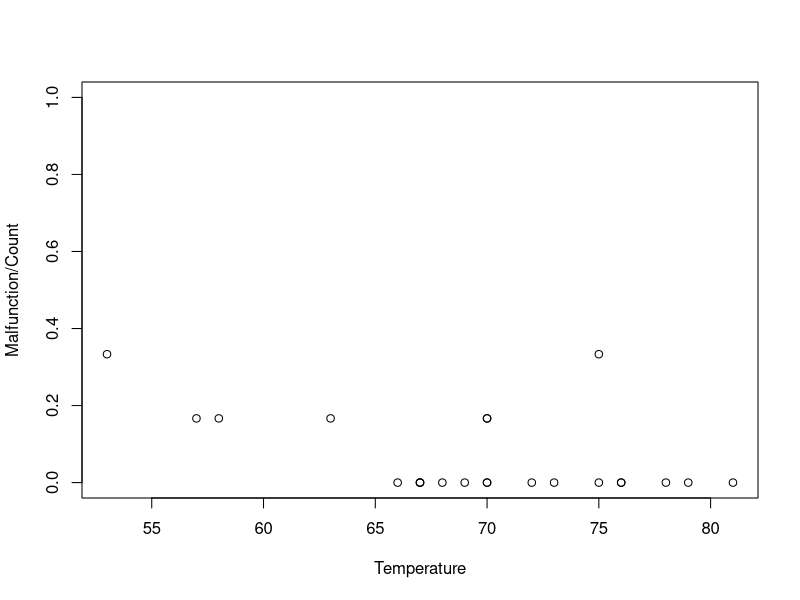
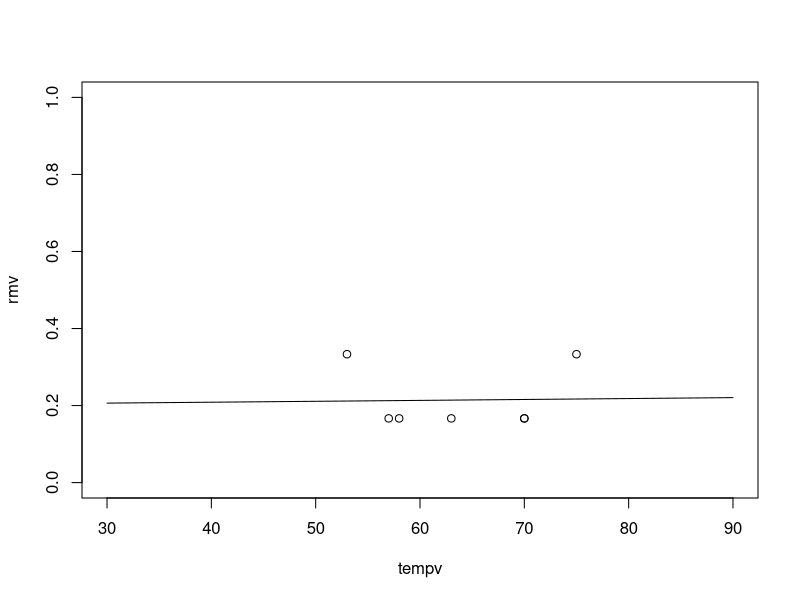
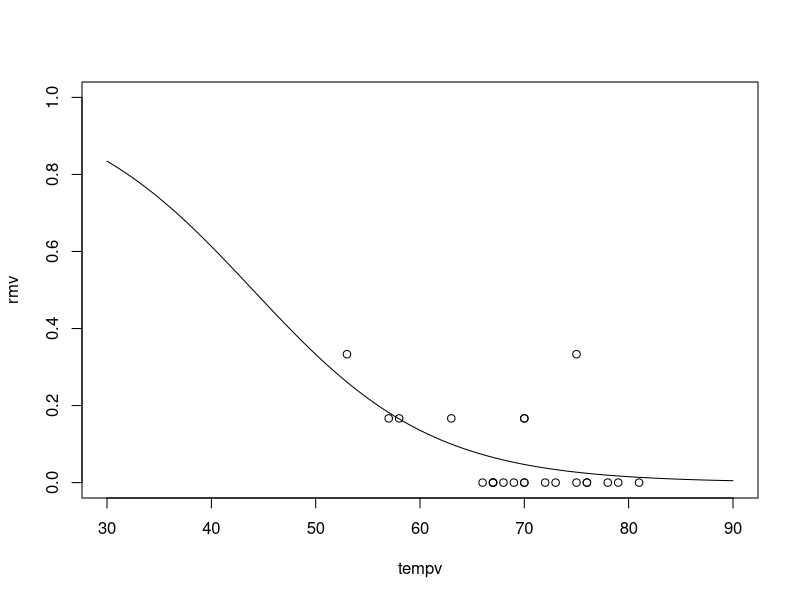

Write the R code that produced these figures, in order.
## ---- chunk 1
data = read.csv("module2_exo5_shuttle.csv",header=T)
data

data_without_malfunction_0 = data[data$Malfunction>0,]
data_without_malfunction_0


## ---- chunk 2
plot(data=data, Malfunction/Count ~ Temperature, ylim=c(0,1))
## ---- chunk 3
logistic_reg1 = glm(data=data_without_malfunction_0, Malfunction/Count ~ Temperature, weights=Count,
                   family=binomial(link='logit'))
summary(logistic_reg1)
## ---- chunk 4
tempv = seq(from=30, to=90, by = .5)
rmv <- predict(logistic_reg1,list(Temperature=tempv),type="response")
plot(tempv,rmv,type="l",ylim=c(0,1))
points(data=data_without_malfunction_0, Malfunction/Count ~ Temperature)
## ---- chunk 5
logistic_reg2 = glm(data=data, Malfunction/Count ~ Temperature, weights=Count,
                   family=binomial(link='logit'))
summary(logistic_reg2)
## ---- chunk 6
# shuttle=shuttle[shuttle$r!=0,] 
tempv = seq(from=30, to=90, by = .5)
rmv <- predict(logistic_reg2,list(Temperature=tempv),type="response")
plot(tempv,rmv,type="l",ylim=c(0,1))
points(data=data, Malfunction/Count ~ Temperature)
